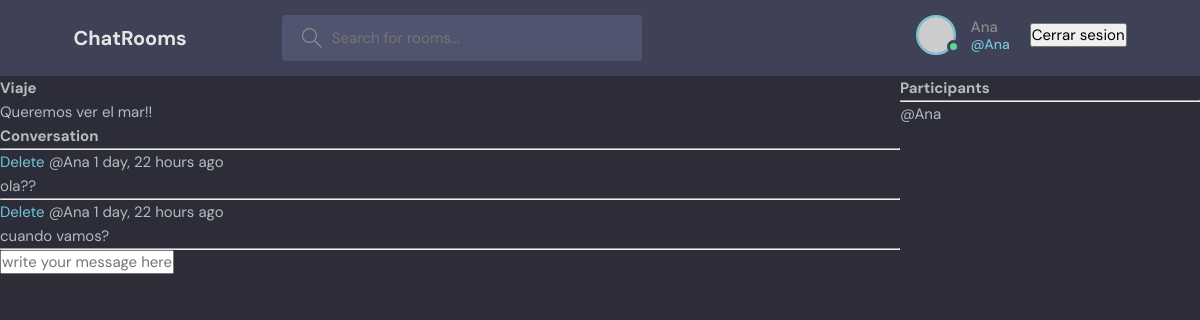
Page /room/5 (signed in) on the committed database.
### principal/models.py (models this page shows, shortened)
class Room(models.Model):
    host = models.ForeignKey(User, on_delete=models.SET_NULL, null = True)
    topic = models.ForeignKey(Topic, on_delete=models.SET_NULL, null = True)
    name = models.CharField(max_length=200)
    participants = models.ManyToManyField(User, related_name='participants', blank=True)
    description = models.TextField(null=True, blank=True)
    updated = models.DateTimeField(auto_now=True)
    created = models.DateTimeField(auto_now_add=True)

class Message(models.Model):
    user = models.ForeignKey(User, on_delete=models.CASCADE)
    room = models.ForeignKey(Room, on_delete=models.CASCADE)
    body = models.TextField()
    updated = models.DateTimeField(auto_now=True)
    created = models.DateTimeField(auto_now_add=True)
    class Meta:
        ordering = ['-updated', '-created']

### principal/views.py (the view, shortened to what this page needs)
# urls.py: path('room/<int:id>', views.room, name="room"),
@login_required
def room(request, id):
    room = Room.objects.get(id=id)
    participants = room.participants.all()
    room_messages = room.message_set.all().order_by('-created')
    participants = room.participants.all()
    context = {"room": room, "room_messages": room_messages,
                'participants': participants}
    return render(request, 'principal/room.html', context)

### principal/templates/principal/room.html (shortened to what this page needs)
{% extends 'main.html' %}
{% block content %}
<div class='room-container'>
    <div>
        <h1>{{room.name}}</h1>
        <p>{{ room.description }}</p>
        <div class="comment-wrapper">
            <h3>Conversation</h3>
            <hr>
        </div>
            {% for message in room_messages %}
                <div>
                    {% if request.user == message.user %}
                    <a href="{% url 'delete-message' message.id %}">Delete</a>
                    {% endif%}
                    <small>@{{message.user}} {{message.created|timesince}} ago </small>
                    <p>{{ message.body }}</p>
                    <hr>
                </div>
            {% endfor %}
            {% if request.user.is_authenticated %}
            <div class="comment-form">
                <form method="POST" action="">
                    <input type="text" name="body" placeholder="write your message here...">
                </form>
            </div>
            {% endif %}
    </div>
    <div>
        <h3>Participants</h3>
        <hr>
        {% for user in participants %}
            <div>
                <p>@{{ user.username }}</p>
            </div>
        {% endfor %}
    </div>
</div>
{% endblock %}

### principal/templates/navbar.html (shortened to what this page needs)
    <header class="header header--loggedIn">
      <div class="container">
        <a href="{% url 'home' %}" class="header__logo">
          <h1>ChatRooms</h1>
        </a>
        <form class="header__search" method="GET" action="{% url 'home' %}">
          <label>
            <input name = "q" placeholder="Search for rooms..." />
          </label>
        </form>
        <nav class="header__menu">
          {% if request.user.is_authenticated %}
          <div class="header__user">
            <a href="{% url 'user-profile' request.user.username %}">
              <div class="avatar avatar--medium active">
                <img src="https://randomuser.me/api/portraits/men/37.jpg" />
              </div>
              <p>{{request.user.username}} <span>@{{request.user.username}}<span></p>
            </a>
            {% if request.user.is_authenticated %}
<form method="POST" action="/logout/">
            <button type="submit">Cerrar sesion</button>
 </form>
{% else %}
    <a href="{% url 'login' %}">Login</a>
{% endif %}
          </div>
          {% else %}
          <a href="{% url 'login' %}">
            <img src="./assets/avatar.svg" />
            <p>Login</p>
          </a>
          {% endif %}
          </div>
    </header>

### principal/static/styles/style.css (style rules this page uses)
:root { --color-main: #71c6dd; --color-main-light: #e1f6fb; --color-dark: #3f4156; --color-dark-medium: #51546e; --color-dark-light: #696d97; --color-light: #e5e5e5; --color-gray: #8b8b8b; --color-light-gray: #b2bdbd; --color-bg: #2d2d39; --color-success: #5dd693; --color-error: #fc4b0b; }
* { font-family: "DM Sans", -apple-system, BlinkMacSystemFont, "Segoe UI", Roboto, Oxygen, Ubuntu, Cantarell, "Open Sans", "Helvetica Neue", sans-serif; margin: 0; padding: 0; box-sizing: border-box; text-rendering: optimizeLegibility; font-size: inherit; }
html { font-size: 56.25%; }
@media only screen and (min-width: 1200px) { html { font-size: 62.5%; } }
body { line-height: 1.6; font-weight: 400; font-size: 1.5rem; color: var(--color-light-gray); background-color: var(--color-bg); min-height: 100vh; }
img { width: 100%; }
a { display: inline-block; color: var(--color-main); text-decoration: none; }
.container { max-width: 120rem; width: 90%; margin: auto; }
.avatar { position: relative; display: inline-block; border-radius: 50%; border: 2px solid var(--color-main); }
.avatar img { display: block; border-radius: 50%; object-fit: cover; object-position: center; }
.avatar::after { content: ""; display: block; position: absolute; background-color: var(--color-gray); z-index: 111; border-radius: 50%; border: 0.3rem solid var(--color-dark); }
.avatar.active::after { background-color: var(--color-success); }
.avatar.avatar--medium img { width: 3.6rem; height: 3.6rem; border-radius: 50%; }
.avatar.avatar--medium:after { width: 0.7rem; height: 0.7rem; bottom: 0px; right: -6px; }
.header { padding: 1.5rem; background-color: var(--color-dark); }
.header > .container { display: flex; gap: 9.5rem; }
.header__logo, .header__user { display: flex; gap: 2rem; align-items: center; }
.header__logo > h1 { font-weight: 700; font-size: 2rem; color: var(--color-light); }
.header__search > label { background-color: var(--color-dark-medium); padding: 1.3rem 1rem; display: flex; align-items: center; gap: 1rem; border-radius: 4px; }
.header__search svg { fill: var(--color-gray); width: 2rem; height: 2rem; margin-left: 1rem; }
.header__search input { width: 30rem; background: transparent; border: none; outline: none; color: var(--color-light); }
.header__menu { margin-left: auto; position: relative; }
.header__menu a { display: flex; gap: 1.5rem; align-items: center; font-weight: 500; text-decoration: none; color: var(--color-gray); }
.header__menu img { height: 3.6rem; }
.header__menu p { line-height: 1.2; }
.header__menu span { color: var(--color-main); font-weight: 500; font-size: 1.4rem; display: block; }

### principal/templates/principal/room.html (style rules this page uses)
.room-container { display: grid; grid-template-columns: 3fr 1fr; }

### rows in the picture
Room: name "Viaje", description "Queremos ver el mar!!"
Message: shows "Delete", user "Ana", created "1 day, 22 hours", body "ola??"
Message: shows "Delete", user "Ana", created "1 day, 22 hours", body "cuando vamos?"

### other values in the picture
{{ request.user.username }} "Ana"
{{ user.username }} "Ana"
